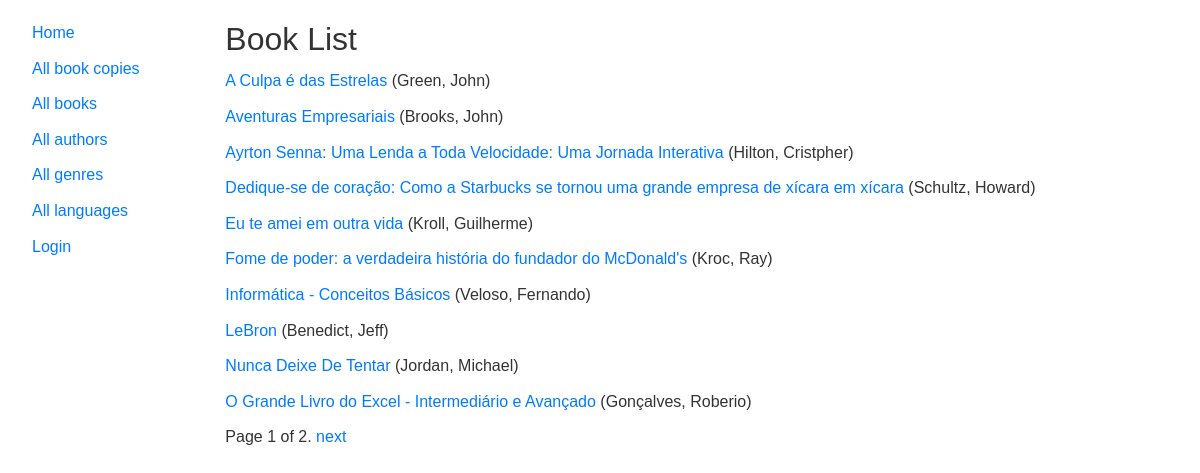
/catalog/books/, run on the app's committed database.
### catalog/models.py (models this page shows, shortened)
class Book(models.Model):
    title = models.CharField(max_length=200)
    author = models.ForeignKey('Author', on_delete=models.RESTRICT, null=True)
    summary = models.TextField(
        max_length=1000, help_text="Enter a brief description of the book")
    isbn = models.CharField('ISBN', max_length=13,
                            unique=True,
                            help_text='13 Character <a href="https://www.isbn-international.org/content/what-isbn'
                                      '">ISBN number</a>')
    genre = models.ManyToManyField(
        Genre, help_text="Select a genre for this book")
    language = models.ForeignKey(
        'Language', on_delete=models.SET_NULL, null=True)
    class Meta:
        ordering = ['title', 'author']
    def display_genre(self):
        """Creates a string for the Genre. This is required to display genre in Admin."""
        return ', '.join([genre.name for genre in self.genre.all()[:3]])
    display_genre.short_description = 'Genre'
    def get_absolute_url(self):
        return reverse('book-detail', args=[str(self.id)])

class Author(models.Model):
    first_name = models.CharField(max_length=100)
    last_name = models.CharField(max_length=100)
    date_of_birth = models.DateField(null=True, blank=True)
    date_of_death = models.DateField('died', null=True, blank=True)
    class Meta:
        ordering = ['last_name', 'first_name']
    def __str__(self):
        return f'{self.last_name}, {self.first_name}'

### catalog/views.py (the view)
# urls.py: path('', views.BookListView.as_view(), name='book-list'),
class BookListView(generic.ListView):
    model = Book
    paginate_by = 10

### templates/catalog/book_list.html
{% extends "base_generic.html" %}
{% block content %}
  <h1>Book List</h1>
  {% if book_list %}
    <ul>
      {% for book in book_list %}
        <li>
          <a href="{{ book.get_absolute_url }}">{{ book.title }}</a> ({{ book.author }})
        </li>
      {% endfor %}
    </ul>
  {% else %}
    <p>There are no books in the library.</p>
  {% endif %}
{% endblock %}

### static/css/styles.css (style rules this page uses)
body, h1, h2, p, ul, li { margin: 0; padding: 0; box-sizing: border-box; }
body { font-family: Arial, sans-serif; line-height: 1.6; color: #333; background-color: #ffffff; padding: 20px; }
h1 { color: #333; font-size: 2em; margin-bottom: 10px; }
ul { list-style-type: none; padding: 0; }
li { margin-bottom: 10px; }
a { text-decoration: none; color: #007bff; }

### data on the page
Book: title "A Culpa é das Estrelas", author "Green, John"
Book: title "Aventuras Empresariais", author "Brooks, John"
Book: title "Ayrton Senna: Uma Lenda a Toda Velocidade: Uma Jornada Interativa", author "Hilton, Cristpher"
Book: title "Dedique-se de coração: Como a Starbucks se tornou uma grande empresa de xícara em xícara", author "Schultz, Howard"
Book: title "Eu te amei em outra vida", author "Kroll, Guilherme"
Book: title "Fome de poder: a verdadeira história do fundador do McDonald's", author "Kroc, Ray"
Book: title "Informática - Conceitos Básicos", author "Veloso, Fernando"
Book: title "LeBron", author "Benedict, Jeff"
Book: title "Nunca Deixe De Tentar", author "Jordan, Michael"
Book: title "O Grande Livro do Excel - Intermediário e Avançado", author "Gonçalves, Roberio"

### other printed values
{{ page_obj.number }} "1"
{{ page_obj.paginator.num_pages }} "2"
